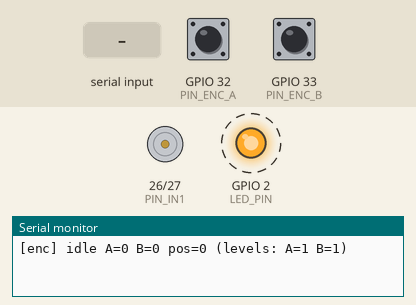
A program run on a simulated ESP32. Shown: motor-driver pin pairs drawn as motors (green arrow = first pin HIGH = forward, orange = second pin HIGH = backward, longer = more drive), output pins drawn as LEDs (lit = HIGH), the last lines printed to the serial monitor. Dashed ring = blinking. Inputs (shaded band) come from the test bench; at power-on: GPIO 32 (PIN_ENC_A) HIGH, GPIO 33 (PIN_ENC_B) HIGH.

Above: at 1.4 s.
1.5 s: "90,45,200\n" received over Serial
At 3.8 s:
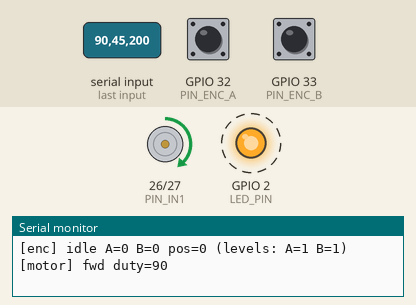
4.5 s: "B90\n" received over Serial
At 5.5 s:
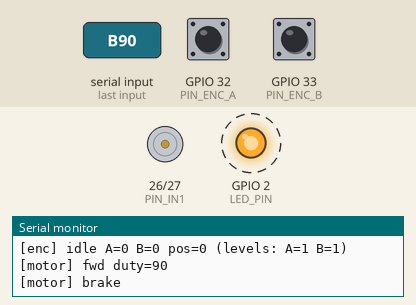
7.5 s: "30,150,10\n" received over Serial
At 7.9 s:
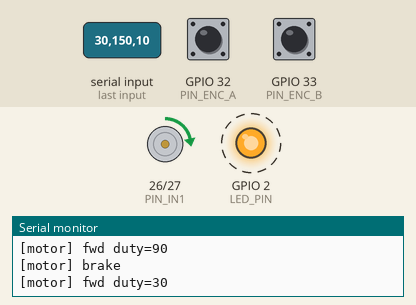
10.5 s: "200\n" received over Serial
At 11.3 s:
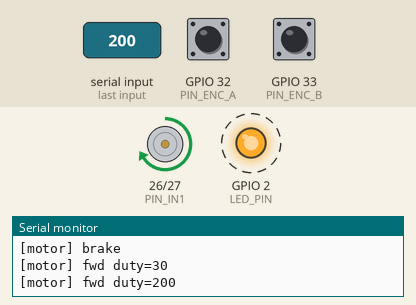
16.5 s: "90,45\n" received over Serial
At 18.8 s:
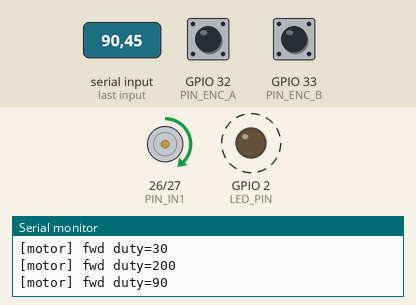
Timing chart, 0 to 20.5 s (numbered marks = the images above; inputs shaded):
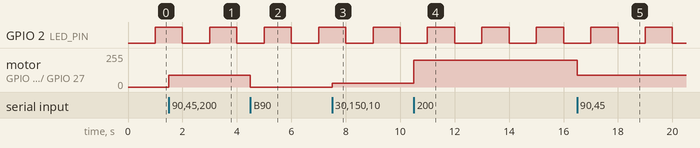

Measured:
- after the input at 1.5 s, motor on GPIO 26 (PIN_IN1) / GPIO 27 (PIN_IN2): stopped → forward 90/255 at once
- after the input at 4.5 s, motor on GPIO 26 (PIN_IN1) / GPIO 27 (PIN_IN2): forward 90/255 → stopped at once
- after the input at 7.5 s, motor on GPIO 26 (PIN_IN1) / GPIO 27 (PIN_IN2): stopped → forward 30/255 at once
- after the input at 10.5 s, motor on GPIO 26 (PIN_IN1) / GPIO 27 (PIN_IN2): forward 30/255 → forward 199/255 at once
- after the input at 16.5 s, motor on GPIO 26 (PIN_IN1) / GPIO 27 (PIN_IN2): forward 199/255 → forward 90/255 at once
- by itself, GPIO 2 (LED_PIN): alternates HIGH for 1.0 s and LOW for 1.0 s

The program:

main.cpp
```cpp
// Neato D10 brain-transplant — ESP32 co-processor: STEP 2 — DRIVE + ENCODER
//
// Proves the control chain on real hardware: serial command -> ESP32 -> DRV8871
// H-bridge -> Neato 260-0016 wheel motor, with speed (PWM) and direction control.
// PLUS reads the wheel's magnetic quadrature encoder (A/B) so a spin turns into a
// counted, direction-aware position — the whole point of build step 2 (odometry).
//
// Power: motor rail (12 V from the bench PSU) goes to the DRV8871 VM screw
// terminal, NOT through the ESP32. The ESP32 stays USB-powered. The DRV8871 GND
// MUST tie to ESP32 GND (common ground) or the IN1/IN2 logic floats.
//
// Encoder: the LEGO 915-1055 board's A/B outputs are open-drain, idling high
// through an internal ~2.4 kOhm pull-up to a 5 V supply (>=4.5 V required). The
// ESP32 GPIOs are NOT 5 V tolerant, so each output is dropped to ~3 V by a single
// resistor (~3.3 kOhm) to GND, which forms a divider WITH that internal 2.4 kOhm
// pull-up. Blue = A -> GPIO32, Yellow = B -> GPIO33.
//
// Serial protocol (115200 baud, newline-terminated):
//   F <0-255>   forward at PWM duty   (e.g. "F 180")
//   R <0-255>   reverse at PWM duty   (e.g. "R 200")
//   S           stop / coast
//   B           brake (short the motor)
//   E           print encoder counts once
//   Z           zero the encoder counts
//   (bare number, e.g. "150", is treated as forward at that duty)
//
// While anything is moving, the loop also STREAMS encoder counts (~2/s) whenever
// they change — so a healthy sensor prints rising numbers during a spin, and a
// dead one stays silent.
//
// DRV8871 truth table (no EN pin — PWM rides directly on one input):
//   IN1     IN2     result
//   PWM     LOW     forward at duty
//   LOW     PWM     reverse at duty
//   LOW     LOW     coast (stop)
//   HIGH    HIGH    brake (both outputs low, motor shorted)
//
// Wiring:
//   GPIO26 -> DRV8871 IN1
//   GPIO27 -> DRV8871 IN2
//   GPIO32 <- encoder A (blue,  via ~3.3k-to-GND divider off the 5 V output)
//   GPIO33 <- encoder B (yellow, via ~3.3k-to-GND divider off the 5 V output)
//   GND    -> DRV8871 GND + encoder GND (orange) + divider GND  (common — REQUIRED)
//   GPIO2  = onboard LED heartbeat

#include <Arduino.h>

static const uint8_t LED_PIN = 2;
static const uint8_t PIN_IN1 = 26;   // DRV8871 IN1
static const uint8_t PIN_IN2 = 27;   // DRV8871 IN2
static const uint8_t PIN_ENC_A = 32; // encoder A (blue)
static const uint8_t PIN_ENC_B = 33; // encoder B (yellow)

// ESP32 LEDC PWM: one channel per input, since the DRV8871 has no separate
// enable pin — PWM must ride on whichever input is the active-direction one.
static const int      PWM_CH_IN1 = 0;
static const int      PWM_CH_IN2 = 1;
static const int      PWM_FREQ   = 20000;  // 20 kHz — above audible, easy for the DRV8871
static const int      PWM_RES    = 8;      // 8-bit -> duty 0..255

static uint32_t lastBeat = 0;

// ---- Encoder state (touched from ISRs) ----
volatile uint32_t edgeCountA = 0;    // raw transitions on A
volatile uint32_t edgeCountB = 0;    // raw transitions on B
volatile int32_t  encPos     = 0;    // signed quadrature position (4 counts / full A/B cycle)
volatile uint8_t  encPrev    = 0;    // last 2-bit AB state

// Standard quadrature transition table, indexed by (prev<<2 | now).
// +1 = one way, -1 = the other, 0 = no change / invalid double-step.
static const int8_t QDEC[16] = {
   0, -1, +1,  0,
  +1,  0,  0, -1,
  -1,  0,  0, +1,
   0, +1, -1,  0
};

// ---- Glitch filter (noise experiment — see hall-probe/ENCODER-DIAGNOSIS.md) ----
// Motor PWM chatters the encoder pins with a sub-µs dip roughly every 20 kHz
// PWM cycle (only ~0.4 V of noise margin on the divider). A minimum-SPACING
// filter was tried first and only downsampled the chatter (the noise repeats
// continuously, so an edge is always waiting when the window expires). This is
// a STABILITY filter instead: a new AB state is accepted only if it is still
// present glitchUs later — a PWM dip bounces back before confirmation, a real
// hall transition stays. 'G <us>' sets the window; G 0 (boot default) = off,
// identical to the original behavior. Keep the window small (1-10 µs): the ISR
// busy-waits for it on every candidate edge.
volatile uint32_t glitchUs      = 0;  // stability window; 0 = filter off
volatile uint32_t suppressedGl  = 0;  // candidate edges that didn't survive it

void IRAM_ATTR onEncEdge() {
  uint8_t a = (uint8_t)digitalRead(PIN_ENC_A);
  uint8_t b = (uint8_t)digitalRead(PIN_ENC_B);
  uint8_t now = (uint8_t)((a << 1) | b);
  uint8_t prev = encPrev;
  if (now == prev) return;             // interrupt fired but no net state change
  if (glitchUs) {
    uint32_t t0 = micros();
    while (micros() - t0 < glitchUs) {}          // hold...
    a = (uint8_t)digitalRead(PIN_ENC_A);         // ...and re-read
    b = (uint8_t)digitalRead(PIN_ENC_B);
    if ((uint8_t)((a << 1) | b) != now) { suppressedGl++; return; }
  }
  if (((prev >> 1) & 1) != a) edgeCountA++;
  if ((prev & 1) != b)        edgeCountB++;
  encPos += QDEC[(prev << 2) | now];
  encPrev = now;
}

void motorStop() {                       // coast: both inputs low
  ledcWrite(PWM_CH_IN1, 0);
  ledcWrite(PWM_CH_IN2, 0);
}

void motorBrake() {                      // active brake: both inputs high
  ledcWrite(PWM_CH_IN1, 255);
  ledcWrite(PWM_CH_IN2, 255);
}

void motorDrive(bool forward, int duty) {
  duty = constrain(duty, 0, 255);
  if (forward) {                         // PWM on IN1, IN2 low
    ledcWrite(PWM_CH_IN1, duty);
    ledcWrite(PWM_CH_IN2, 0);
  } else {                               // PWM on IN2, IN1 low
    ledcWrite(PWM_CH_IN1, 0);
    ledcWrite(PWM_CH_IN2, duty);
  }
}

void encoderSnapshot(uint32_t &a, uint32_t &b, int32_t &p) {
  noInterrupts();
  a = edgeCountA; b = edgeCountB; p = encPos;
  interrupts();
}

void encoderZero() {
  noInterrupts();
  edgeCountA = 0; edgeCountB = 0; encPos = 0; suppressedGl = 0;
  interrupts();
}

void setup() {
  pinMode(LED_PIN, OUTPUT);
  ledcSetup(PWM_CH_IN1, PWM_FREQ, PWM_RES);
  ledcSetup(PWM_CH_IN2, PWM_FREQ, PWM_RES);
  ledcAttachPin(PIN_IN1, PWM_CH_IN1);
  ledcAttachPin(PIN_IN2, PWM_CH_IN2);
  motorStop();

  // Encoder inputs — no internal pull (the external ~3.3k-to-GND divider sets the level).
  pinMode(PIN_ENC_A, INPUT);
  pinMode(PIN_ENC_B, INPUT);
  encPrev = (uint8_t)((digitalRead(PIN_ENC_A) << 1) | digitalRead(PIN_ENC_B));
  attachInterrupt(digitalPinToInterrupt(PIN_ENC_A), onEncEdge, CHANGE);
  attachInterrupt(digitalPinToInterrupt(PIN_ENC_B), onEncEdge, CHANGE);

  Serial.begin(115200);
  delay(200);
  Serial.println();
  Serial.println("[neato-esp32] STEP 2 DRV8871 motor driver + encoder online.");
  Serial.println("[neato-esp32] cmds: 'F 180' fwd, 'R 200' rev, 'S' stop, 'B' brake, 'E' enc, 'Z' zero, 'G 50' glitch-filter us.");
  uint32_t a, b; int32_t p;
  encoderSnapshot(a, b, p);
  Serial.printf("[enc] idle A=%u B=%u pos=%d (levels: A=%d B=%d)\n",
                a, b, p, digitalRead(PIN_ENC_A), digitalRead(PIN_ENC_B));
}

void handleCommand(String line) {
  line.trim();
  if (line.length() == 0) return;

  char c = toupper(line.charAt(0));

  if (c == 'S') { motorStop();  Serial.println("[motor] stop");  return; }
  if (c == 'B') { motorBrake(); Serial.println("[motor] brake"); return; }
  if (c == 'Z') { encoderZero(); Serial.println("[enc] zeroed");  return; }
  if (c == 'G') {                       // glitch filter: 'G 50' = 50 µs, 'G 0' = off
    glitchUs = (uint32_t)line.substring(1).toInt();
    suppressedGl = 0;
    Serial.printf("[enc] glitch filter = %u us\n", glitchUs);
    return;
  }
  if (c == 'E') {
    uint32_t a, b; int32_t p;
    encoderSnapshot(a, b, p);
    Serial.printf("[enc] A=%u B=%u pos=%d (levels: A=%d B=%d) filt=%uus supp=%u\n",
                  a, b, p, digitalRead(PIN_ENC_A), digitalRead(PIN_ENC_B),
                  glitchUs, suppressedGl);
    return;
  }

  // Pull a number off the rest of the line (or the whole line if it's bare).
  int duty;
  if (c == 'F' || c == 'R') {
    duty = line.substring(1).toInt();
  } else {
    duty = line.toInt();     // bare number -> forward
    c = 'F';
  }

  bool forward = (c == 'F');
  motorDrive(forward, duty);
  Serial.printf("[motor] %s duty=%d\n", forward ? "fwd" : "rev",
                constrain(duty, 0, 255));
}

void loop() {
  uint32_t now = millis();
  if (now - lastBeat >= 1000) {          // heartbeat
    lastBeat = now;
    digitalWrite(LED_PIN, !digitalRead(LED_PIN));
  }

  // Stream encoder counts whenever they change (so a spin prints rising numbers).
  static uint32_t lastEncPrint = 0;
  static uint32_t lastA = 0, lastB = 0;
  if (now - lastEncPrint >= 500) {
    lastEncPrint = now;
    uint32_t a, b; int32_t p;
    encoderSnapshot(a, b, p);
    if (a != lastA || b != lastB) {
      Serial.printf("[enc] A=%u B=%u pos=%d\n", a, b, p);
      lastA = a; lastB = b;
    }
  }

  while (Serial.available() > 0) {
    handleCommand(Serial.readStringUntil('\n'));
  }
}
```
